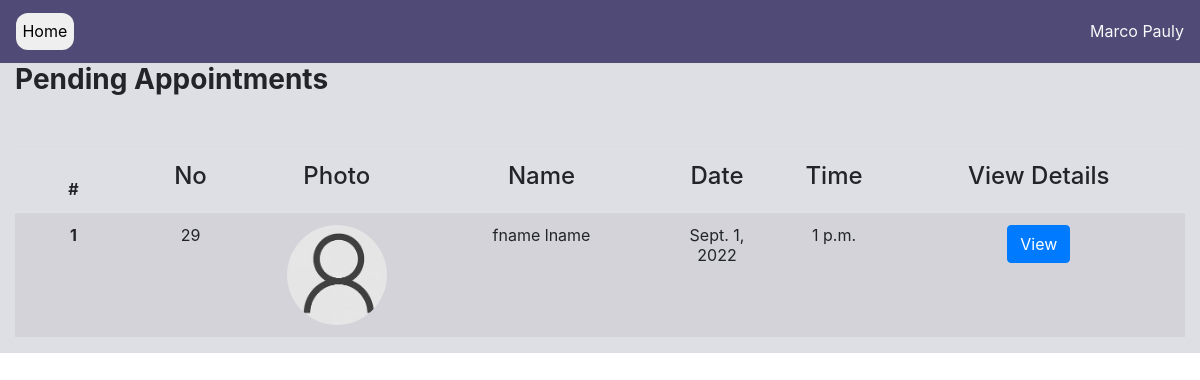
Screenshot of /doctor/pending-appointments (signed in) with the database file from the repository.
### accounts/models.py (models this page shows, shortened)
class User(AbstractUser):
    DOCTOR = 'D'
    PATIENT = 'P'
    USER_TYPES = [
        (DOCTOR, 'Doctor'),
        (PATIENT, 'Patient'),
    ]
    MALE = 'M'
    FEMALE = 'F'
    OTHER = 'O'
    PREFER_NOT_TO_SAY = 'N'
    GENDER = [
        (MALE, 'Male'),
        (FEMALE, 'Female'),
        (OTHER, 'Other'),
        (PREFER_NOT_TO_SAY, 'Prefer not to say')
    ]
    class Meta:
        db_table = 'user'
    user_type = models.CharField(choices=USER_TYPES, max_length=1, default=PATIENT)
    gender = models.CharField(choices=GENDER,  max_length=1, default=PREFER_NOT_TO_SAY)
    phone = PhoneNumberField(null=True, blank=True)
    def is_doctor(self):
        if self.user_type == 'D':
            return True
        return False

### appointment/models.py (models this page shows, shortened)
class Appointment(models.Model):
    TIME_SLOT = [
    (1, '9:00-10:00'),
    (2, '10:00-11:00'),
    (3, '11:00-12:00'),
    (4, '13:00-14:00'),
    ]
    doctor = models.ForeignKey(User,on_delete=models.CASCADE, limit_choices_to={'user_type': 'D'}, related_name='doctor')
    patient = models.ForeignKey(User,on_delete=models.CASCADE, limit_choices_to={'user_type': 'P'})
    date =  models.DateField()
    start_time = models.TimeField(null=True)
    end_time = models.TimeField(null=True)
    reason = models.TextField()
    status = models.BooleanField(default=False)
    class Meta:
        db_table = 'appointment'
        constraints = [
            models.UniqueConstraint(fields=['patient', 'doctor', 'date'], name='unique_booking')
        ]
        ordering = ['date', 'start_time']

### appointment/views.py (the view)
# urls.py: path('doctor/pending-appointments', views.pending_appointments, {'status': False}, name='pending-appointment'), #* Pass extra option to function as dictionary
def pending_appointments(request, status):
    context = {}
    user = request.user
    if not user.is_doctor():
        return HttpResponse("NOT ALLOWED")
    appointments = Appointment.objects.filter(doctor=user, status=status)
    context = {'appointments':appointments, 'status':status} #* Status passed in to change heading of page (Completed/Pending)
    return render(request, 'pending-appointment.html', context=context)

### PMS/context_processors.py (called while the page is built)
def get_departments(request):
    departments = Department.objects.all()
    return {'departments': departments}

def get_time_slots(request):
    time_slot = Appointment.TIME_SLOT
    return {"time_slot": time_slot}

### appointment/templates/pending-appointment.html (shortened to what this page needs)
{% load static %}
{% load bootstrap4 %}
<!DOCTYPE html>
<html>
    <head>
        <link rel="stylesheet" href="https://cdn.jsdelivr.net/npm/bootstrap@4.0.0/dist/css/bootstrap.min.css">
    </head>
    <body>
        {% include 'navbar-simple.html' %}
        <section style="height: auto;">
            <div class="container-fluid">
                <div class="row " style="background-color: #8889a347;">
                    {% if status %}
                    <div class="col-md-12" style="align-items: center;"><h3><b>Completed Appointments</b></h3></div>
                    {% else %}
                    <div class="col-md-12" style="align-items: center;"><h3><b>Pending Appointments</b></h3></div>
                    {% endif %}
                <br>
                <br>
                <br>
                    <div class="col-md-12 col-12" style="align-items: center;">
                        <table class="table table-striped">
                            <thead>
                              <tr>
                                <th scope="col" width="10%">#</th>
                                <th scope="col"  width="10%"><h4>No</h4></th>
                                <th scope="col" width="15%"><h4>Photo</h4></th>
                                <th scope="col" width="20%"><h4>Name</h4></th>
                                <th scope="col" width="10%"><h4>Date</h4></th>
                                <th scope="col" width="10%"><h4>Time</h4></th>
                                <th scope="col"><h4>View Details</h4></th>
                              </tr>
                            </thead>
                            <tbody>
{% for appointment in appointments %}
                                <tr>
                                    <th scope="row">{{forloop.counter}}</th>
                                    <td>{{appointment.id}}</td>
                                    <td>
                                        {%if appointment.patient.patprofile.profile_pic %}
                                            <img src="{{appointment.patient.patprofile.profile_pic.url}}" class="photo">
                                        {% else %}
                                            <img src="{% static 'images/default_pic.jpg' %}" class="photo">
                                        {% endif %}
                                    </td>
                                    <td>{{appointment.patient.get_full_name}}</td>
                                    <td>{{appointment.date}}</td>
                                    <td>{{appointment.start_time}}</td>
                                    <td>
                                        {% if status %}
                                            <form action="{% url 'appointment:past-prescription' %}" method="post">
                                                {% csrf_token %}
                                                <button class="btn btn-primary" type="submit" name="app_id" value={{appointment.id}}>View</button>
                                            </form>
                                        {% else %}
                                            <form action="{% url 'appointment:view-appointment' %}" method="post">
                                                <button class="btn btn-primary" type="submit" name="id" value={{appointment.id}}>View</button>
                                            </form>
                                        {% endif %}
                                    </td>
                                </tr>
{% endfor %}
                            </tbody>
                          </table>
                    </div>
                </div>
            </div>
        </section>
    </body>
</html>

### templates/navbar-simple.html (shortened to what this page needs)
<nav class="navbar navbar-expand-lg bg-dark">
    <a class="navbar-brand" href="{% url 'accounts:home'%}">
      <button class="button">Home</button>
    </a>
        <ul class="navbar-nav ml-auto">
            <li class="nav-item">
                <p class="text-light mb-0">{{user.get_full_name}}</p>
            </li>
        </ul>
</nav>

### templates/navbar-simple.html (style rules this page uses)
.bg-dark { background-color: #4c4774fa !important; }
.button { border-radius: 12px; border: 2px; font-size: 1rem; padding: 0.4rem; }

### appointment/templates/pending-appointment.html (style rules this page uses)
table { margin-top: 14px; }
th, td { text-align: center; }
.photo { width: 100px; border-radius: 50%; }

### rows the page displays
User: get_full_name "Marco Pauly"
Appointment: id "29", patient.get_full_name "fname lname", date "Sept. 1, 2022", start_time "1 p.m."
